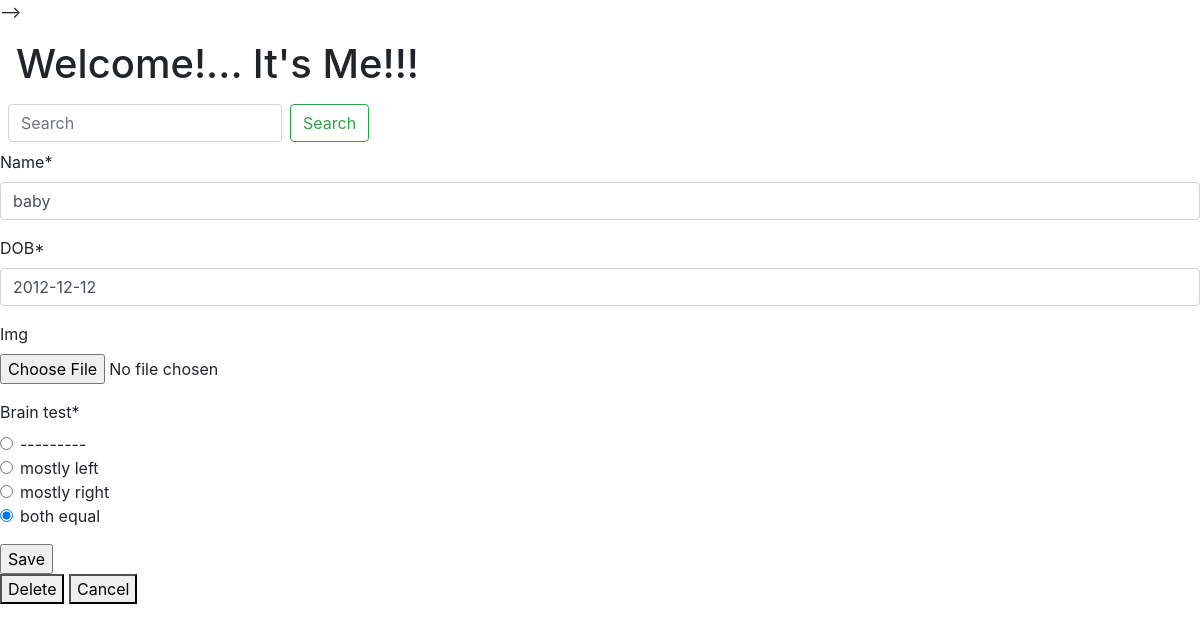
The app's page /update/1/ with its own data.
### its_me/models.py (models this page shows, shortened)
class Profile(models.Model):
	name = models.CharField(max_length=500)
	DOB= models.DateField(null=True)
	img = models.ImageField(null=True, blank=True)
	brain_test= models.CharField(max_length=500, choices=brain_test)
	owner = models.ForeignKey(User, on_delete=models.CASCADE, null=True)
	last_updated = models.DateTimeField(auto_now_add=True)

### its_me/views.py (the view)
# urls.py: path('update/<int:profile_id>/',views.update_profile, name='update_profile'),
def update_profile(request , profile_id):
	profile_obj = Profile.objects.get(id=profile_id)
	form = ProfileForm(instance= profile_obj)
	if request.method =='POST':
		form=ProfileForm(request.POST, request.FILES or None, instance=profile_obj)
		if form.is_valid():
			form.save()
			return redirect('detail_profile',profile_id=profile_obj)
	context={
		'form':form,
		'profile_obj':profile_obj
	}
	return render(request, 'update.html' , context)

### its_me/forms.py
class ProfileForm(forms.ModelForm):
	class Meta:
		model = Profile
		fields = "__all__"
		exclude = ["owner"]
		widgets= {
			'brain_test':forms.RadioSelect()
		}

### its_me/templates/update.html (shortened to what this page needs)
{% extends "base.html" %}
{% load crispy_forms_tags %}
{% block base %}
	<form action="{% url 'update_profile' profile_id=profile_id.id %}" method="POST">
		{{form|crispy}}
		<input type="submit" value="Save" name="update">
	</form>
	<a href="delete/{{ profile_id.id }}/"><button> Delete </button></a>
	<a href="/list/"><button> Cancel </button></a>
{% endblock base %}

### records on screen
Profile: name "baby", DOB "2012-12-12", brain_test "☐ --------- ☐ mostly left ☐ mostly right ☑ both equal"
